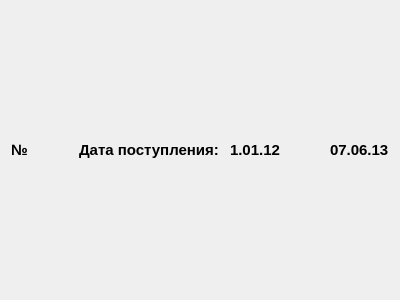
<?xml version="1.0" encoding="UTF-8"?>
<ui version="4.0">
 <class>HomeWidget</class>
 <widget class="QWidget" name="HomeWidget">
  <property name="geometry">
   <rect>
    <x>0</x>
    <y>0</y>
    <width>400</width>
    <height>300</height>
   </rect>
  </property>
  <property name="windowTitle">
   <string>Form</string>
  </property>
  <layout class="QGridLayout" name="gridLayout">
   <item row="0" column="0">
    <layout class="QVBoxLayout" name="mainLayout_2">
     <item>
      <layout class="QHBoxLayout" name="horizontalLayout">
       <item>
        <widget class="QLabel" name="mpNumber">
         <property name="font">
          <font>
           <pointsize>11</pointsize>
           <weight>75</weight>
           <bold>true</bold>
          </font>
         </property>
         <property name="text">
          <string>№</string>
         </property>
        </widget>
       </item>
       <item>
        <spacer name="horizontalSpacer">
         <property name="orientation">
          <enum>Qt::Horizontal</enum>
         </property>
         <property name="sizeHint" stdset="0">
          <size>
           <width>40</width>
           <height>20</height>
          </size>
         </property>
        </spacer>
       </item>
       <item>
        <widget class="QLabel" name="label">
         <property name="font">
          <font>
           <pointsize>11</pointsize>
           <weight>75</weight>
           <bold>true</bold>
          </font>
         </property>
         <property name="text">
          <string>Дата поступления: </string>
         </property>
        </widget>
       </item>
       <item>
        <widget class="QLabel" name="mpDateCreate">
         <property name="font">
          <font>
           <pointsize>11</pointsize>
           <weight>75</weight>
           <bold>true</bold>
          </font>
         </property>
         <property name="text">
          <string>1.01.12</string>
         </property>
        </widget>
       </item>
       <item>
        <spacer name="horizontalSpacer_2">
         <property name="orientation">
          <enum>Qt::Horizontal</enum>
         </property>
         <property name="sizeHint" stdset="0">
          <size>
           <width>40</width>
           <height>20</height>
          </size>
         </property>
        </spacer>
       </item>
       <item>
        <widget class="QLabel" name="mpDateRead">
         <property name="font">
          <font>
           <pointsize>11</pointsize>
           <weight>75</weight>
           <bold>true</bold>
          </font>
         </property>
         <property name="text">
          <string>07.06.13</string>
         </property>
        </widget>
       </item>
      </layout>
     </item>
     <item>
      <layout class="QHBoxLayout" name="centerLayout">
       <item>
        <layout class="QVBoxLayout" name="mainLayout"/>
       </item>
      </layout>
     </item>
    </layout>
   </item>
  </layout>
 </widget>
 <resources/>
 <connections/>
</ui>
